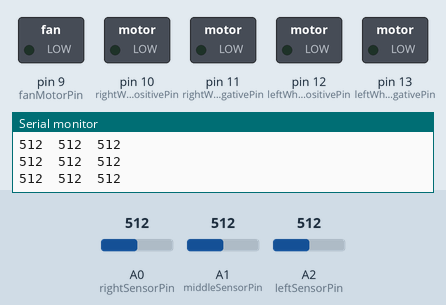
Recording of a sketch running on a simulated Arduino Uno, built with avr-gcc and run on an emulated ATmega328P. Parts: switched loads named in the sketch (green lamp = pin HIGH), the last lines printed to the serial monitor. Dashed ring = blinking. The test bench sets the inputs (shaded band); at power-on: A0 (rightSensorPin) = 512, A1 (middleSensorPin) = 512, A2 (leftSensorPin) = 512.

Above: at 1.2 s.
1.3 s: A0 (rightSensorPin) set to 529
At 1.68 s:
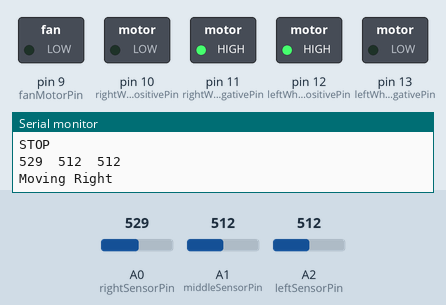
4.3 s: A1 (middleSensorPin) set to 710
At 5.4 s:
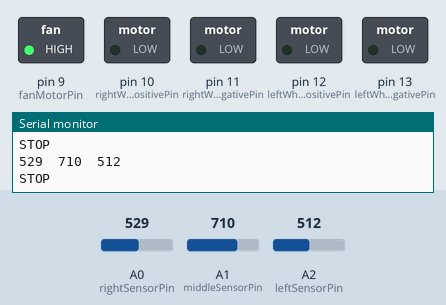
7.3 s: A2 (leftSensorPin) set to 716
At 8.39 s:
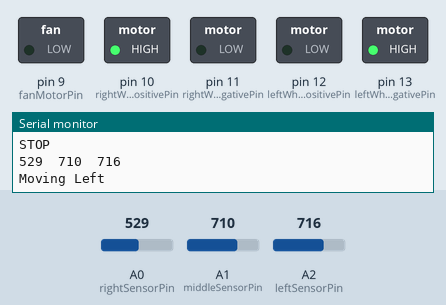
10.3 s: A1 (middleSensorPin) set to 716
At 10.3 s:
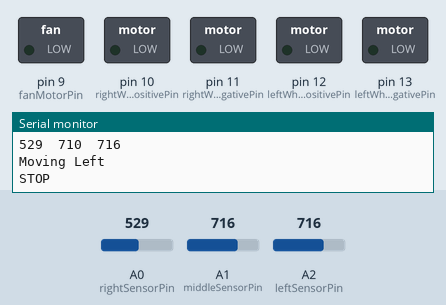
13.3 s: A1 (middleSensorPin) set to 690
At 13.53 s:
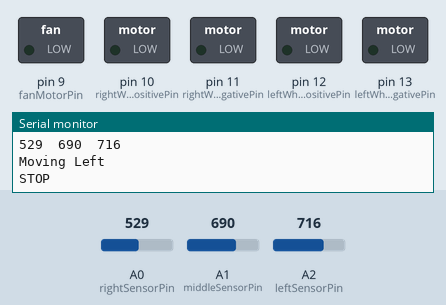
16.3 s: A2 (leftSensorPin) set to 511
At 16.51 s:
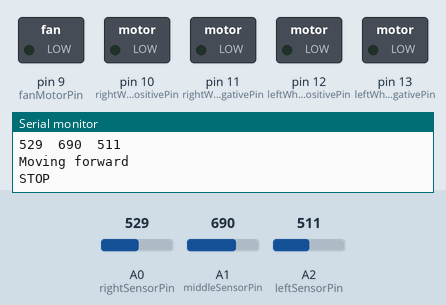
Timing chart, 0 to 20.3 s (numbered marks = the images above; inputs shaded):
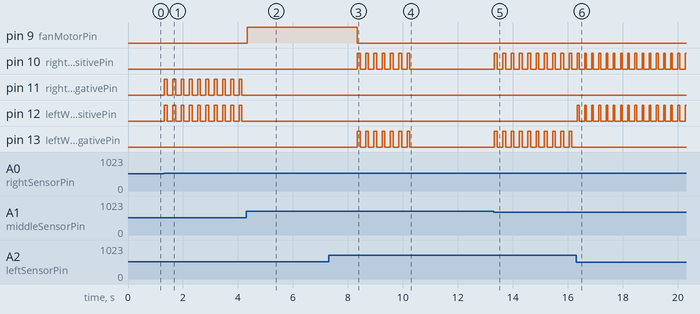

The sketch:

Fire_Fighting_Robot.ino
```cpp
int fanMotorPin = 9;
int leftWheelMotorPositivePin = 12;
int leftWheelMotorNegativePin = 13;
int rightWheelMotorPositivePin = 10;
int rightWheelMotorNegativePin = 11;

int rightSensorPin = A0;
int middleSensorPin = A1;
int leftSensorPin = A2;


void setup() {
  Serial.begin(9600);
  pinMode(rightSensorPin, INPUT);
  pinMode(middleSensorPin, INPUT);
  pinMode(leftSensorPin, INPUT);
  pinMode(fanMotorPin, OUTPUT);
  pinMode(leftWheelMotorPositivePin, OUTPUT);
  pinMode(leftWheelMotorNegativePin, OUTPUT);
  pinMode(rightWheelMotorPositivePin, OUTPUT);
  pinMode(rightWheelMotorNegativePin, OUTPUT);

}

void moveRobot(String motion) {
  if(motion == "Forward") {//both wheel's +ve to high
    digitalWrite(leftWheelMotorPositivePin, HIGH);
    digitalWrite(rightWheelMotorPositivePin, HIGH);
    digitalWrite(leftWheelMotorNegativePin, LOW);
    digitalWrite(rightWheelMotorNegativePin, LOW);
    Serial.println("Moving forward");
  } else if(motion == "Reverse") {//both wheel's -ve to high
    digitalWrite(leftWheelMotorPositivePin, LOW);
    digitalWrite(leftWheelMotorNegativePin, HIGH);
    digitalWrite(rightWheelMotorPositivePin, LOW);
    digitalWrite(rightWheelMotorNegativePin, HIGH);
    Serial.println("Moving reverse");
  } else if(motion == "Left") {
//Left wheel's (goes reverse) -ve to high, right wheel (goes forward) +ve to high
    digitalWrite(leftWheelMotorPositivePin, LOW);
    digitalWrite(leftWheelMotorNegativePin, HIGH);
    digitalWrite(rightWheelMotorPositivePin, HIGH);
    digitalWrite(rightWheelMotorNegativePin, LOW);
    Serial.println("Moving Left");
  } else if(motion == "Right") {
//Left wheel forward +ve to high, right wheel reverse -ve to high
    digitalWrite(leftWheelMotorPositivePin, HIGH);
    digitalWrite(leftWheelMotorNegativePin, LOW);
    digitalWrite(rightWheelMotorPositivePin, LOW);
    digitalWrite(rightWheelMotorNegativePin, HIGH);
    Serial.println("Moving Right");
  }else if(motion == "Stop") {
    digitalWrite(leftWheelMotorPositivePin, LOW);
    digitalWrite(leftWheelMotorNegativePin, LOW);
    digitalWrite(rightWheelMotorPositivePin, LOW);
    digitalWrite(rightWheelMotorNegativePin, LOW);
    Serial.println("STOP");
  }
}
void loop() {
  int left = analogRead(leftSensorPin);
  int middle = analogRead(middleSensorPin);
  int right = analogRead(rightSensorPin);
  Serial.print(right);
  Serial.print("\t");
  Serial.print(middle);
  Serial.print("\t");
  Serial.print(left);
  Serial.print("\t");
  Serial.println("");

  if(left < 100 && right < 100 && middle < 100) {
    moveRobot("Stop");
  } else {
    if( (left > middle) && (left > right) ) {
      moveRobot("Left");
      delay(100);
      moveRobot("Stop");
      delay(200);
    } else if( (right > middle) && (right > left) ) {
      moveRobot("Right");
      delay(100);
      moveRobot("Stop");
      delay(200);
    } else if( (middle > right) && (middle > left) && middle < 700 ) {
      moveRobot("Forward");
      delay(60);
      moveRobot("Stop");
      delay(200);
    } else if( (middle > right) && (middle > left) && middle > 700 ) {
      moveRobot("Stop");
      digitalWrite(fanMotorPin, HIGH);
      delay(2000);
      digitalWrite(fanMotorPin, LOW);
    }
  }

}
```

Measured:
- the behaviour switches between 512 and 513 on A0 (rightSensorPin) (found by bisection; images 0 and 1)
- after the input at 1.3 s, pin 11 (rightWheelMotorNegativePin), pin 12 (leftWheelMotorPositivePin): alternates HIGH for 0.10 s and LOW for 0.20 s, starting at once
- after the input at 4.3 s, pin 9 (fanMotorPin): LOW → HIGH at once; pin 11 (rightWheelMotorNegativePin), pin 12 (leftWheelMotorPositivePin): stops changing and stays LOW
- after the input at 7.3 s, pin 9 (fanMotorPin): HIGH → LOW after 1.0 s; pin 10 (rightWheelMotorPositivePin), pin 13 (leftWheelMotorNegativePin): alternates HIGH for 0.10 s and LOW for 0.20 s, starting after 1.0 s
- after the input at 10.3 s, pin 10 (rightWheelMotorPositivePin), pin 13 (leftWheelMotorNegativePin): stops changing and stays LOW
- after the input at 13.3 s, pin 10 (rightWheelMotorPositivePin), pin 13 (leftWheelMotorNegativePin): alternates HIGH for 0.10 s and LOW for 0.20 s, starting at once
- after the input at 16.3 s, pin 12 (leftWheelMotorPositivePin): alternates HIGH for 0.06 s and LOW for 0.20 s, starting after 0.05 s; pin 13 (leftWheelMotorNegativePin): stops changing and stays LOW
